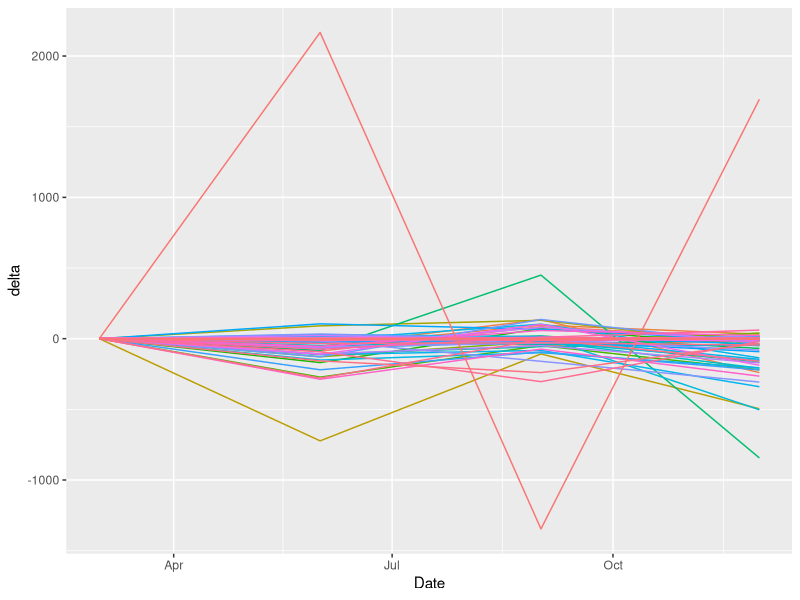

Reproduce this figure in R.
knitr::opts_chunk$set(echo = TRUE)

options(scipen=999)
library(tidyverse)
library(lubridate)

military_presence <- read_csv("military_presence.csv")

military_presence <- military_presence %>% 
  mutate(
    Year = year(Date),
    Month = month(Date, label = TRUE, abbr = FALSE)
  )

military_presence_2021 <- military_presence %>% 
  filter(Year == 2021)

#No government data on U.S. troop levels in Afghanistan have been made available since 2017. Government data returned to being made publicly available in December 2021.

military_presence_total_active <- military_presence_2021 %>% 
  group_by(Location, Date) %>% 
  summarize(
    total_army = sum(Army_Active_Duty),
    total_navy = sum(Navy_Active_Duty),
    total_marine_corps = sum(Marine_Corps_Active_Duty),
    total_air_force = sum(Air_Force_Active_Duty),
    total_coast_guard = sum(Coast_Guard_Active_Duty),
    total_active_duty = total_army + total_navy + total_marine_corps + total_air_force + total_coast_guard
  ) %>% 
  select(Location, Date, total_active_duty) %>% 
  arrange(Location, Date, .by_group = TRUE)

military_presence_total_reserve <- military_presence_2021 %>% 
  group_by(Location, Date) %>% 
  summarize(
    total_army = sum(Army_Reserve),
    total_navy = sum(Navy_Reserve),
    total_marine_corps = sum(Marine_Corps_Reserve),
    total_air_force = sum(Air_Force_Reserve),
    total_coast_guard = sum(Coast_Guard_Reserve),
    total_reserve = total_army + total_navy + total_marine_corps + total_air_force + total_coast_guard
  ) %>% 
  select(Location, Date, total_reserve) %>% 
  arrange(Location, Date, .by_group = TRUE)

military_presence_total_active <- military_presence_total_active[-1,]
military_presence_total_reserve <- military_presence_total_reserve[-1,]

#Remove Afghanistan because it's not relevant to our question.

military_presence_active_delta <- military_presence_total_active %>% 
  mutate(delta = total_active_duty - lag(total_active_duty)) %>% 
  select(-total_active_duty) %>% 
  mutate(
    Month = month(Date, label = TRUE, abbr = FALSE)
  )

military_presence_active_delta[is.na(military_presence_active_delta)] = 0

military_presence_reserve_delta <- military_presence_total_reserve %>% 
  mutate(delta = total_reserve - lag(total_reserve)) %>% 
  select(-total_reserve) %>% 
  mutate(
    Month = month(Date, label = TRUE, abbr = FALSE)
  )

military_presence_active_delta[is.na(military_presence_active_delta)] = 0
military_presence_reserve_delta[is.na(military_presence_reserve_delta)] = 0

ggplot() + geom_line(data=military_presence_reserve_delta, aes(x=Date, y=delta, group=Location, color=Location)) + theme(legend.position = "None")


